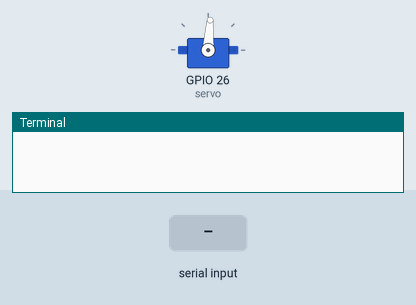
The program below on a simulated Raspberry Pi (BCM pin numbers). Parts: servo, the last lines printed to the terminal. The test bench sets the inputs (shaded band). Servo angles are drawn from the pulse width (0.5 ms = 0°, 2.5 ms = 180°).

Above: at 1.2 s.
1.3 s: "5\n" received over the second serial link
At 2.5 s:
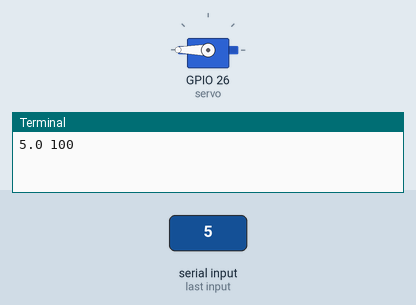
2.8 s: "200\n" received over the second serial link
At 3.6 s:
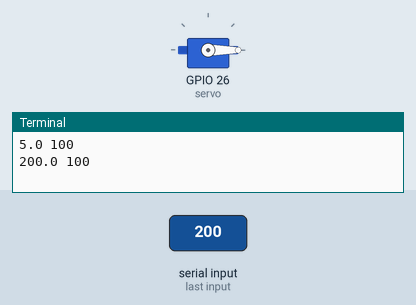
4.3 s: "90\n" received over the second serial link
At 4.8 s:
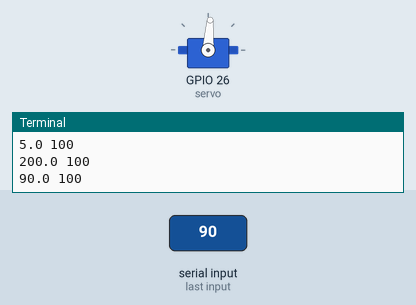
5.8 s: "1\n" received over the second serial link
At 7.1 s:
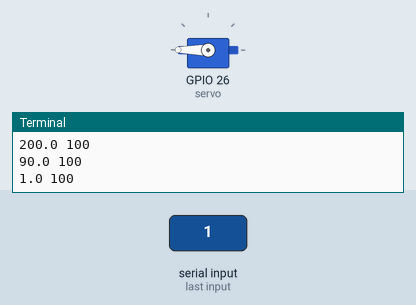
Timing chart, 0 to 8.3 s (numbered marks = the images above; inputs shaded):
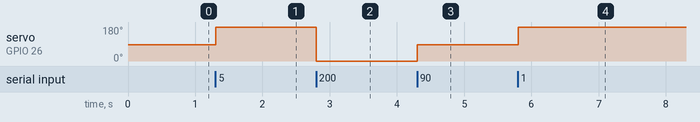

Measured:
- after the input at 1.3 s, servo on GPIO 26 (servo): 86° → 180° at once
- after the input at 2.8 s, servo on GPIO 26 (servo): 180° → 0° at once
- after the input at 4.3 s, servo on GPIO 26 (servo): 0° → 86° at once
- after the input at 5.8 s, servo on GPIO 26 (servo): 86° → 180° at once

The program:

testAlignment.py
```python
from gpiozero import Servo
import serial
import time

# Serial setup: port is /dev/ttyS0 if uart
ard = serial.Serial("/dev/ttyACM0", 9600)

# Servo setup
mxp = 0.0025
mnp = 0.0004

servo = Servo(26, min_pulse_width=mnp, max_pulse_width=mxp)

# Variables

targetDeg = 100
acceptableError = 10 # in degrees

###

try:
   while True:
      rawHeading = ard.readline()
      heading = float(rawHeading)

      print(heading, targetDeg)

      headingDelta = heading - targetDeg

      if abs(headingDelta) > acceptableError:
         if headingDelta < 0:
            servo.max()
         elif headingDelta > 0:
            servo.min()
      else:
         servo.mid()

except KeyboardInterrupt:
      print("exit")
```
